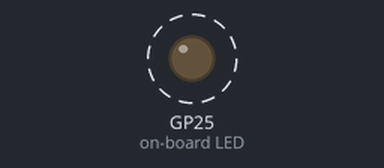
Recording of a program running on a simulated Raspberry Pi Pico running MicroPython. Shown: output pins drawn as LEDs (lit = HIGH). Dashed ring = blinking. At 0.9 s the program stops and its outputs stay as they are.

Above: at 0.05 s.
Timing chart, 0 to 2.4 s (numbered marks = the images above):
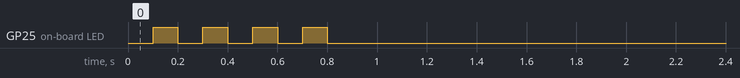

The program:

led.py
```python
from machine import Pin
import time


def click_led(pin: int, value: int) -> int:
    pin = Pin(pin, Pin.OUT)
    return pin.value(value)

def test_click_led():
    for i in range(9):
        click_led(25, i%2)
        time.sleep(0.1)

if __name__ == '__main__':
    test_click_led()
```

Measured:
- by itself, GP25 (on-board LED): alternates HIGH for 0.10 s and LOW for 0.10 s, 8 changes in all, then stays LOW
